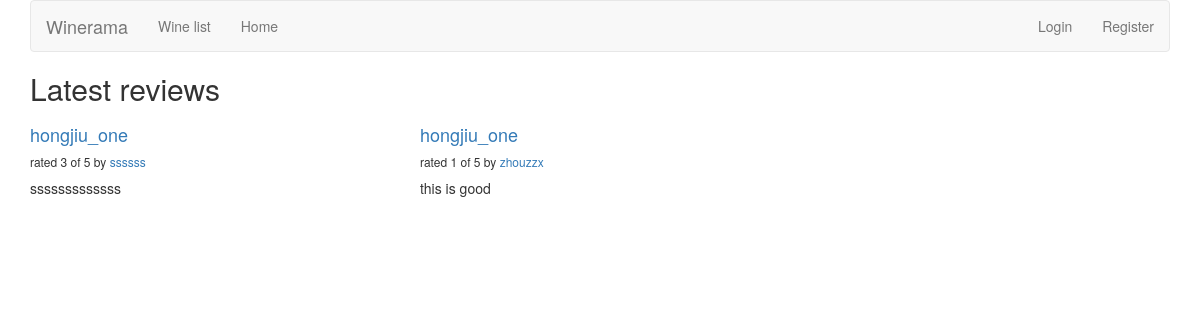
/reviews/, run on an earlier commit of the app's database.
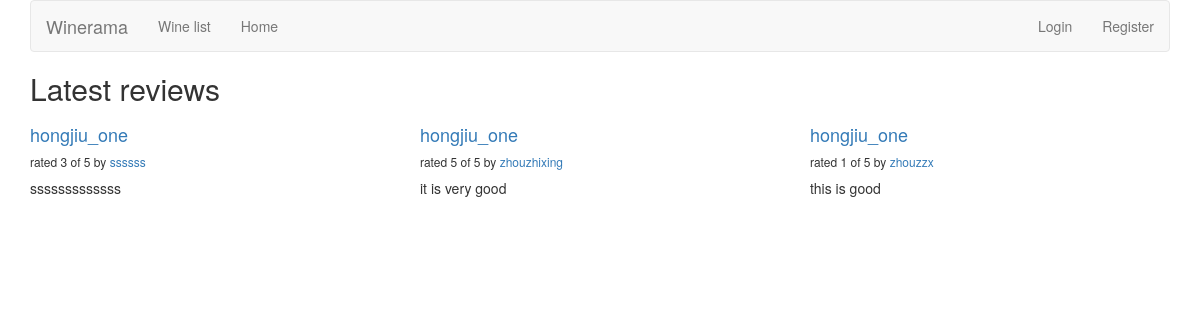
And on a later commit of the database.
### reviews/models.py (models this page shows, shortened)
class Review(models.Model):
    RATING_CHOICES = (
        (1, '1'),
        (2, '2'),
        (3, '3'),
        (4, '4'),
        (5, '5'),
    )
    wine = models.ForeignKey(Wine)
    pub_date = models.DateTimeField('date published')
    user_name = models.CharField(max_length=100)
    comment = models.CharField(max_length=200)
    rating = models.IntegerField(choices=RATING_CHOICES)

class Wine(models.Model):
    name = models.CharField(max_length=200)

### reviews/views.py (the view)
def review_list(request):
    latest_review_list = Review.objects.order_by('-pub_date')[:9]
    context = {'latest_review_list':latest_review_list}
    return render(request, 'reviews/review_list.html', context)

### reviews/templates/reviews/review_list.html
{% extends 'base.html' %}
{% block title %}
<h2>Latest reviews</h2>
{% endblock %}
{% block content %}
{% if latest_review_list %}
<div class="row">
    {% for review in latest_review_list %}
    <div class="col-xs-6 col-lg-4">
        <h4><a href="{% url 'reviews:review_detail' review.id %}">
        {{ review.wine.name }}
        </a></h4>
        <h6>rated {{ review.rating }} of 5 by <a href="{% url 'reviews:user_review_list' review.user_name %}"> {{ review.user_name }} </a></h6>
        <p>{{ review.comment }}</p>
    </div>
    {% endfor %}
</div>
{% else %}
<p>No reviews are available.</p>
{% endif %}
{% endblock %}

### templates/base.html (shortened to what this page needs)
{% load bootstrap3 %}
{% bootstrap_css %}
{% block bootstrap3_content %}
<div class="container">
    <nav class="navbar navbar-default">
        <div class="navbar-header">
            <a class="navbar-brand" href="{% url 'reviews:review_list' %}">Winerama</a>
        </div>
        <div id="navbar" class="navbar-collapse collapse">
            <ul class="nav navbar-nav">
                <li><a href="{% url 'reviews:wine_list' %}">Wine list</a></li>
                <li><a href="{% url 'reviews:review_list' %}">Home</a></li>
            </ul>
            <ul class="nav navbar-nav navbar-right">
            {% if user.is_authenticated %}
                <li><a href="{% url 'reviews:user_review_list' user.username %}">Hello {{ user.username }}</a></li>
                <li><a href="{% url 'auth:logout' %}">Logout</a></li>
                {% else %}
                <li><a href="{% url 'auth:login' %}">Login</a></li>
                <li><a href="/accounts/register">Register</a></li>
                {% endif %}
            </ul>
        </div>
    </nav>
    <h1>{% block title %}(no title){% endblock %}</h1>
    {% block content %}(no content){% endblock %}
</div>
{% endblock %}

What changed in the data, as far as the page shows it:
added Review: wine.name "hongjiu_one", rating "5", user_name "zhouzhixing", comment "it is very good"
